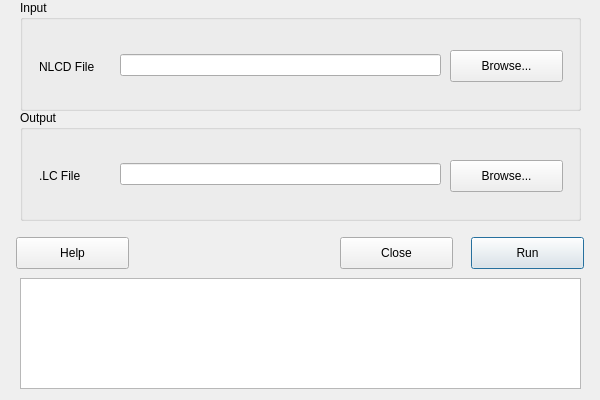
<?xml version="1.0" encoding="UTF-8"?>
<ui version="4.0">
 <class>LCFile</class>
 <widget class="QDialog" name="LCFile">
  <property name="geometry">
   <rect>
    <x>0</x>
    <y>0</y>
    <width>600</width>
    <height>400</height>
   </rect>
  </property>
  <property name="windowTitle">
   <string>LCFile</string>
  </property>
  <widget class="QGroupBox" name="groupBox">
   <property name="geometry">
    <rect>
     <x>20</x>
     <y>0</y>
     <width>561</width>
     <height>111</height>
    </rect>
   </property>
   <property name="title">
    <string>Input</string>
   </property>
   <widget class="QLabel" name="label">
    <property name="geometry">
     <rect>
      <x>19</x>
      <y>58</y>
      <width>71</width>
      <height>17</height>
     </rect>
    </property>
    <property name="toolTip">
     <string>Input Text File with All the &quot;NLCD Classfication Types&quot; Present in the Domain</string>
    </property>
    <property name="text">
     <string>NLCD File</string>
    </property>
   </widget>
   <widget class="QLineEdit" name="lineEditNLCD">
    <property name="geometry">
     <rect>
      <x>100</x>
      <y>54</y>
      <width>321</width>
      <height>22</height>
     </rect>
    </property>
    <property name="toolTip">
     <string>Input Text File with All the &quot;NLCD Classfication Types&quot; Present in the Domain</string>
    </property>
   </widget>
   <widget class="QPushButton" name="pushButtonNLCD">
    <property name="geometry">
     <rect>
      <x>430</x>
      <y>50</y>
      <width>113</width>
      <height>32</height>
     </rect>
    </property>
    <property name="toolTip">
     <string>Input Text File with All the &quot;NLCD Classfication Types&quot; Present in the Domain</string>
    </property>
    <property name="text">
     <string>Browse...</string>
    </property>
   </widget>
  </widget>
  <widget class="QGroupBox" name="groupBox_2">
   <property name="geometry">
    <rect>
     <x>20</x>
     <y>110</y>
     <width>561</width>
     <height>111</height>
    </rect>
   </property>
   <property name="title">
    <string>Output</string>
   </property>
   <widget class="QLabel" name="label_2">
    <property name="geometry">
     <rect>
      <x>19</x>
      <y>57</y>
      <width>61</width>
      <height>17</height>
     </rect>
    </property>
    <property name="toolTip">
     <string>Output will be saved to selected the .LC File</string>
    </property>
    <property name="text">
     <string>.LC File</string>
    </property>
   </widget>
   <widget class="QLineEdit" name="lineEditLC">
    <property name="geometry">
     <rect>
      <x>100</x>
      <y>53</y>
      <width>321</width>
      <height>22</height>
     </rect>
    </property>
    <property name="toolTip">
     <string>Output will be saved to selected the .LC File</string>
    </property>
   </widget>
   <widget class="QPushButton" name="pushButtonLC">
    <property name="geometry">
     <rect>
      <x>430</x>
      <y>50</y>
      <width>113</width>
      <height>32</height>
     </rect>
    </property>
    <property name="toolTip">
     <string>Output will be saved to selected the .LC File</string>
    </property>
    <property name="text">
     <string>Browse...</string>
    </property>
   </widget>
  </widget>
  <widget class="QTextBrowser" name="textBrowser">
   <property name="geometry">
    <rect>
     <x>20</x>
     <y>278</y>
     <width>561</width>
     <height>111</height>
    </rect>
   </property>
  </widget>
  <widget class="QPushButton" name="pushButtonRun">
   <property name="geometry">
    <rect>
     <x>471</x>
     <y>237</y>
     <width>113</width>
     <height>32</height>
    </rect>
   </property>
   <property name="toolTip">
    <string>RUN Generate LC Module</string>
   </property>
   <property name="text">
    <string>Run</string>
   </property>
   <property name="default">
    <bool>true</bool>
   </property>
  </widget>
  <widget class="QPushButton" name="pushButtonClose">
   <property name="geometry">
    <rect>
     <x>340</x>
     <y>237</y>
     <width>113</width>
     <height>32</height>
    </rect>
   </property>
   <property name="toolTip">
    <string>Close!</string>
   </property>
   <property name="text">
    <string>Close</string>
   </property>
  </widget>
  <widget class="QPushButton" name="pushButtonHelp">
   <property name="geometry">
    <rect>
     <x>16</x>
     <y>237</y>
     <width>113</width>
     <height>32</height>
    </rect>
   </property>
   <property name="toolTip">
    <string>Help!</string>
   </property>
   <property name="text">
    <string>Help</string>
   </property>
  </widget>
 </widget>
 <layoutdefault spacing="6" margin="11"/>
 <resources/>
 <connections/>
</ui>
